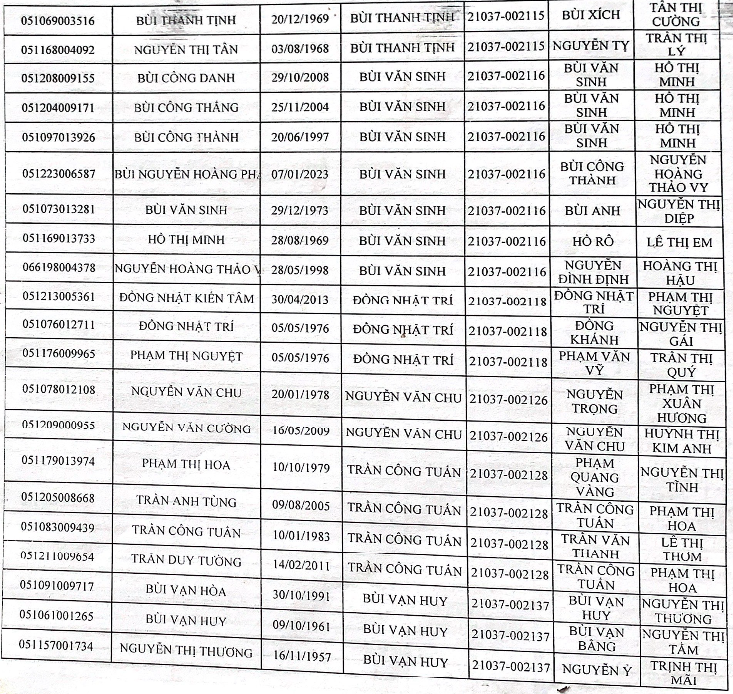
#> input picture data/ocr/images/43.png, 733 x 694 px
$ jupyter execute --allow-errors Untitled.ipynb   (shell and % lines are left out)
#> lines starting #> are read from the running program, lines starting #| are printed output that depends on the picture
[cell 1]
import pytesseract
import pandas as pd
import cv2
import numpy as np
import re
from PIL import Image

# Load the image
image_path = "./images/43.png"
image = Image.open(image_path)
#> image is the input picture: PIL image 733x694 RGBA; mean R, G, B, A 220.9, 220.4, 221.1, 255

# Convert image to OpenCV format
image_cv = np.array(image)

# Convert to grayscale
gray = cv2.cvtColor(image_cv, cv2.COLOR_RGB2GRAY)

# Apply noise reduction (Gaussian Blur)
gray = cv2.GaussianBlur(gray, (3, 3), 0)
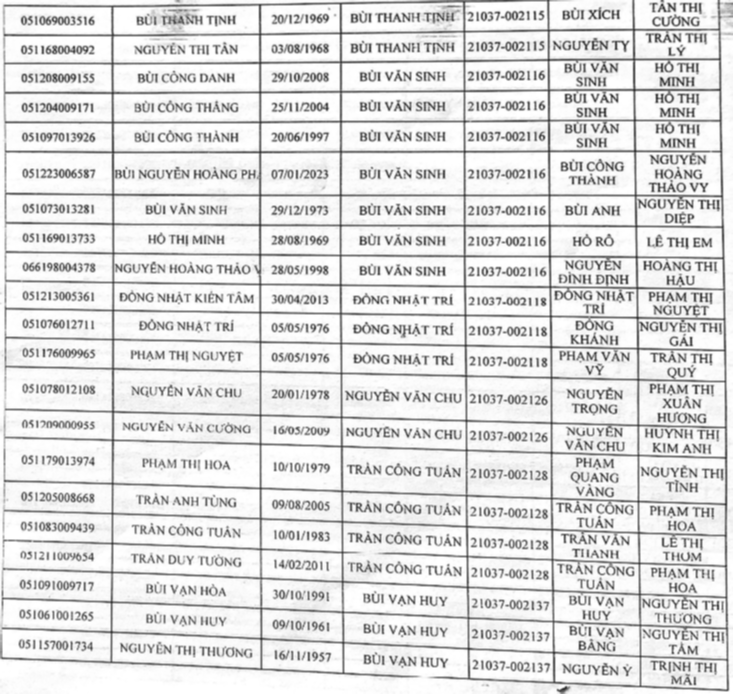
#> gray: shape (694, 733); min 50, max 255, mean 220.7

# Apply adaptive thresholding to enhance text visibility
thresh = cv2.adaptiveThreshold(gray, 255, cv2.ADAPTIVE_THRESH_GAUSSIAN_C, cv2.THRESH_BINARY, 11, 2)
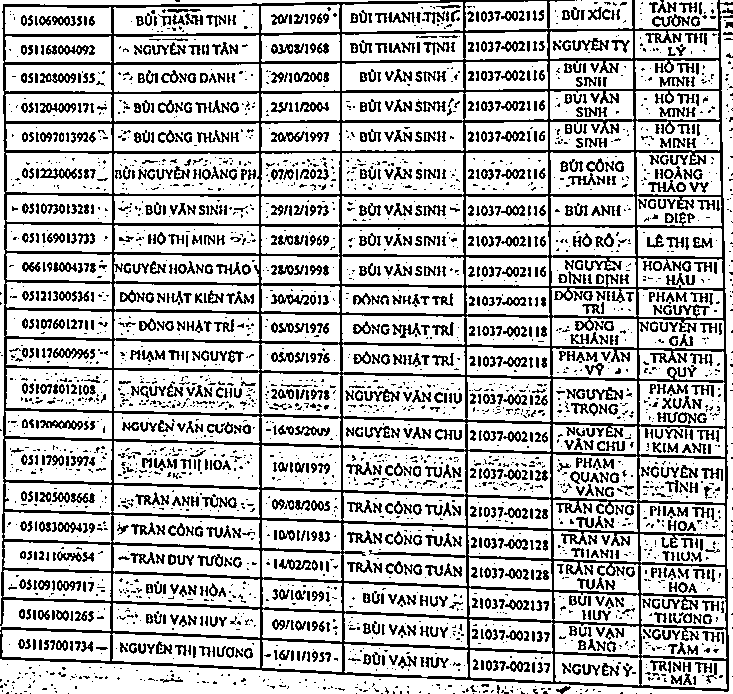
#> thresh: shape (694, 733); 73.7% white; black in thin lines or dots

# Apply morphological transformations to remove small noise
kernel = np.ones((1, 1), np.uint8)
thresh = cv2.morphologyEx(thresh, cv2.MORPH_CLOSE, kernel)

# Perform OCR using Vietnamese language model
custom_config = "--psm 6 --oem 3 -l vie"
#> (the rest of this cell did not finish here and is left out)
